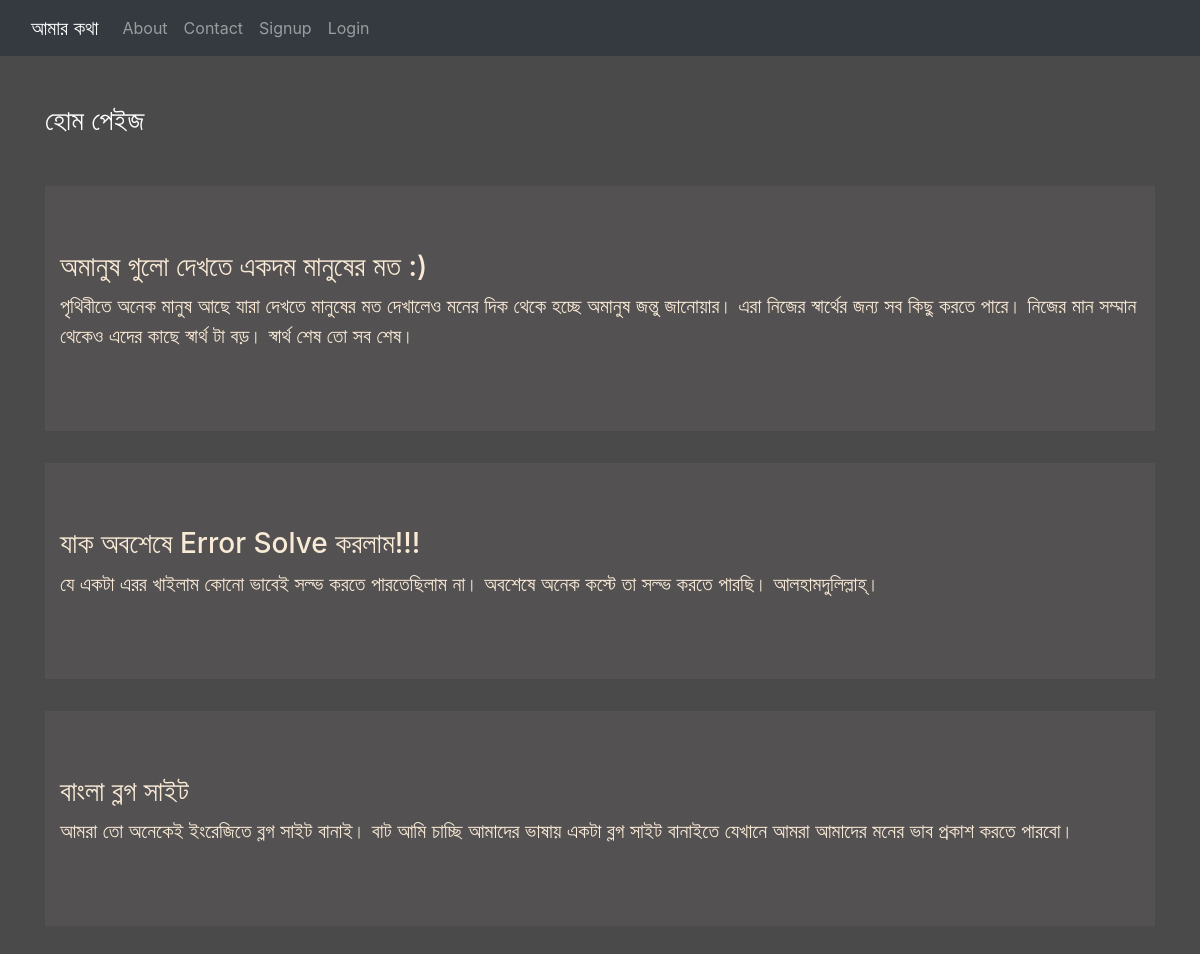
The page / on the database its author committed.
### blog/models.py (models this page shows)
class Post(models.Model):
    title = models.CharField(max_length=200)
    description = models.TextField()

### blog/views.py (the view)
# urls.py: 2. Add a URL to urlpatterns:  path('', views.home, name='home')
def home(request):
    posts = Post.objects.all()
    return render(request, 'blog/home.html', {'posts': posts})

### templates/blog/home.html
{% extends 'blog/base.html' %}
{% load static %}
{% block content %}
    <div class="col-sm-12">
        <h3 class="text-white my-5">হোম পেইজ</h3>
        {% for post in posts %}
    <div class="jumbotron jumbotron-fluid jumbo-tron">
  <div class="container">
    <h3 class="display-6">{{ post.title }}</h3>
    <p class="lead">{{ post.description }}</p>
  </div>
</div>
    {% endfor %}
    </div>
{% endblock content %}

### static/blog/css/style.css (style rules this page uses)
body { background-color: rgb(75,74,74); color: antiquewhite; }
.jumbo-tron { background-color: rgb(83,81,81); }

### rows shown on the page
Post: title "অমানুষ গুলো দেখতে একদম মানুষের মত :)", description "পৃথিবীতে অনেক মানুষ আছে যারা দেখতে মানুষের মত দেখালেও মনের দিক থেকে হচ্ছে অমানুষ জন্তু জানোয়ার। এরা নিজের স্বার্থের জন্য সব কিছু করতে পারে। নিজের মান সম্মান থেকেও এদের কাছে স্বার্থ টা বড়। স্বার্থ শেষ তো সব শেষ।"
Post: title "যাক অবশেষে Error Solve করলাম!!!", description "যে একটা এরর খাইলাম কোনো ভাবেই সল্ভ করতে পারতেছিলাম না। অবশেষে অনেক কস্টে তা সল্ভ করতে পারছি। আলহামদুলিল্লাহ্‌।"
Post: title "বাংলা ব্লগ সাইট", description "আমরা তো অনেকেই ইংরেজিতে ব্লগ সাইট বানাই। বাট আমি চাচ্ছি আমাদের ভাষায় একটা ব্লগ সাইট বানাইতে যেখানে আমরা আমাদের মনের ভাব প্রকাশ করতে পারবো।"
